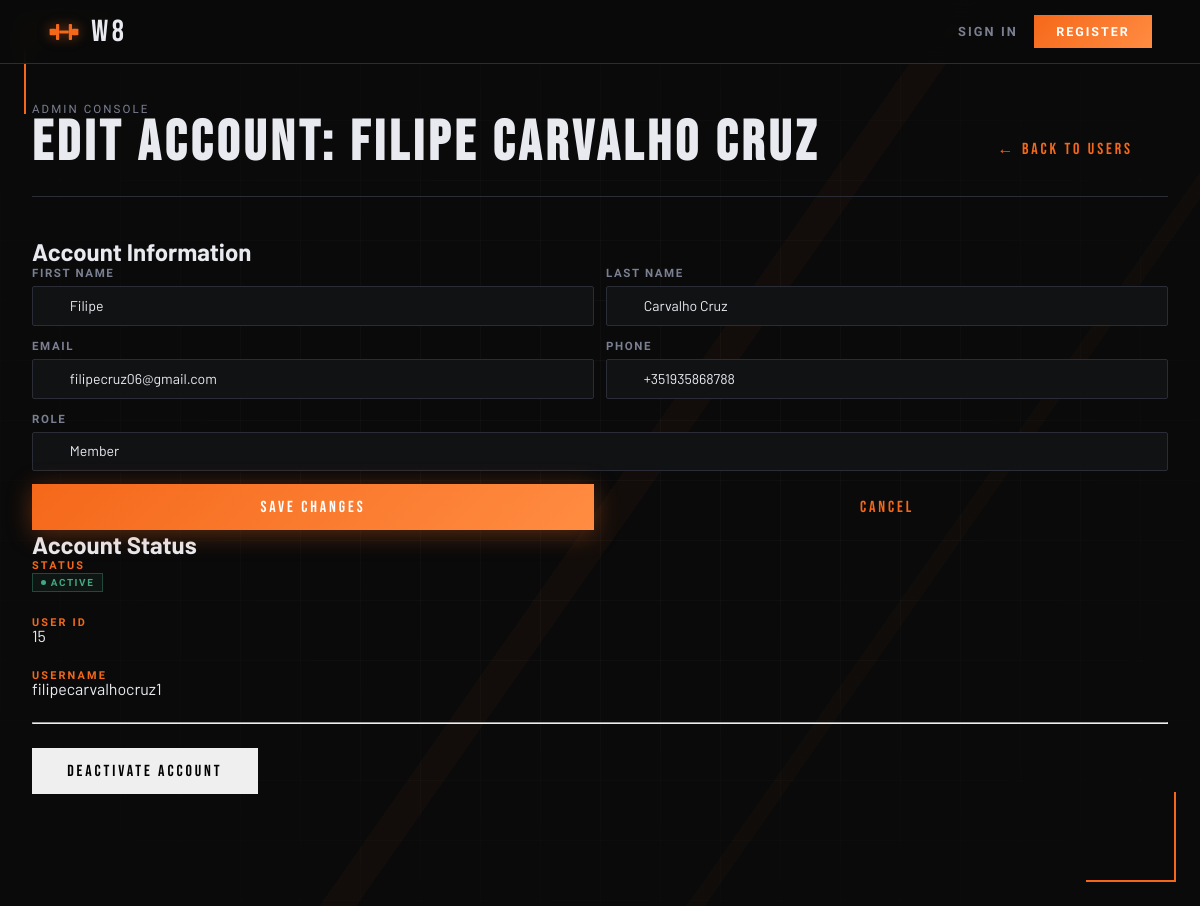
/pages/admin_edit_user.php?id=15 (signed in), run on an earlier commit of the app's database.
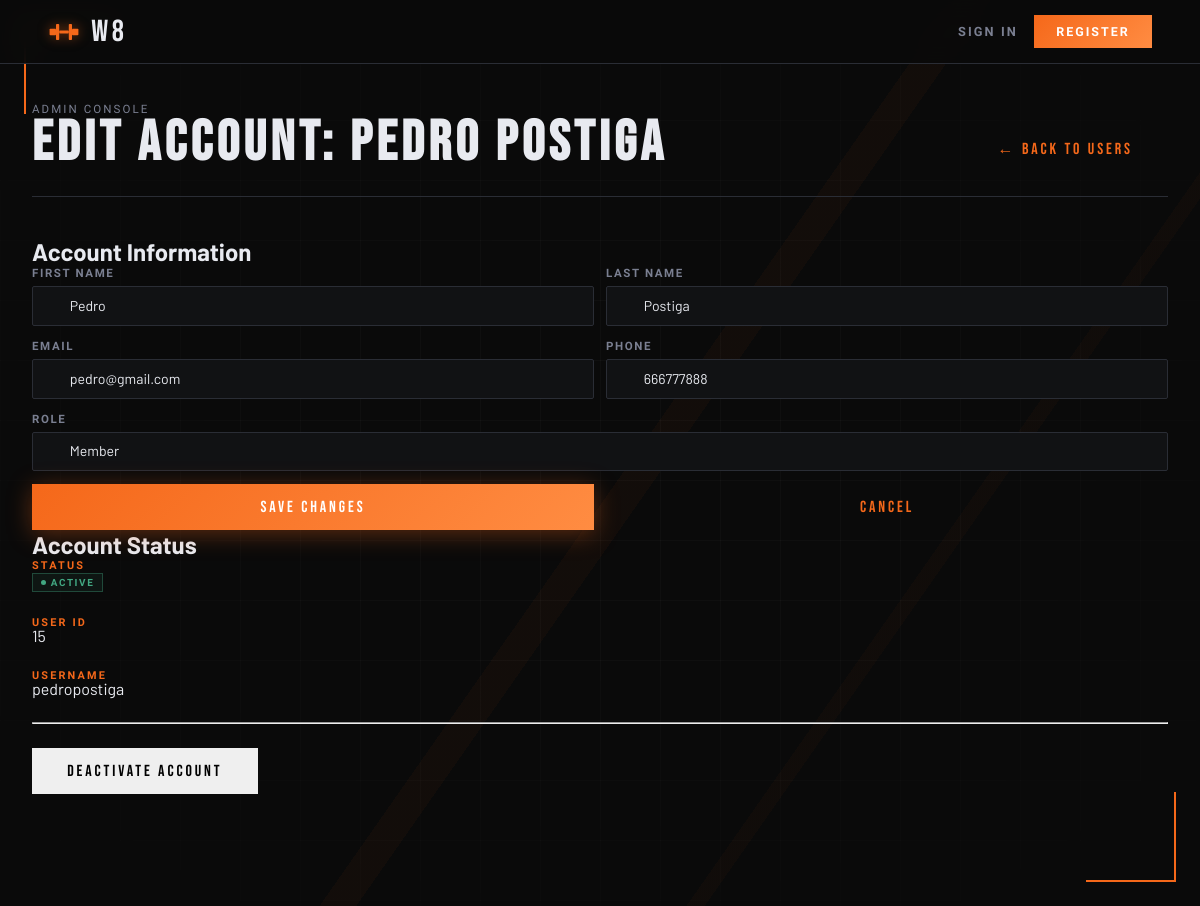
And on a later commit of the database.
### tables this page shows
CREATE TABLE users (
  id             INTEGER PRIMARY KEY AUTOINCREMENT,
  username       TEXT    NOT NULL UNIQUE,
  email          TEXT    NOT NULL UNIQUE,
  password_hash  TEXT    NOT NULL,
  first_name     TEXT    NOT NULL,
  last_name      TEXT    NOT NULL,
  phone          TEXT    DEFAULT NULL,
  date_of_birth  TEXT    DEFAULT NULL,   -- ISO-8601: YYYY-MM-DD
  photo_path     TEXT    DEFAULT NULL,   -- stored relative path
  role           TEXT    NOT NULL DEFAULT 'member'
                         CHECK (role IN ('member','trainer','admin')),
  is_active      INTEGER NOT NULL DEFAULT 1,
  created_at     TEXT    NOT NULL DEFAULT (datetime('now')),
  updated_at     TEXT    NOT NULL DEFAULT (datetime('now'))
  -- NOTE: update updated_at via UPDATE trigger or in application code
);

### config/session.php (called while the page is built, shortened)
<?php
function current_user(): ?array {
    return $_SESSION['user'] ?? null;
}
function require_login(string $redirect = '../pages/sign_in.php'): array {
    $user = current_user();
    return $user;
}
function require_role(string $role, string $redirect = '../pages/dashboard.php'): array {
    $user = require_login();
    return $user;
}
function require_admin(): array {
    return require_role('admin');
}

### pages/admin_edit_user.php (the view, shortened to what this page needs)
<?php
require_once __DIR__ . '/../config/session.php';
$admin = require_admin();
$db = get_db();
$userId = (int)($_GET['id'] ?? 0);
$stmt = $db->prepare('SELECT id, username, email, first_name, last_name, phone, role, is_active FROM users WHERE id = ?');
$stmt->execute([$userId]);
$user = $stmt->fetch();
?>
<!doctype html>
<html lang="en">
<head>
  <link rel="stylesheet" href="../css/base.css">
  <link rel="stylesheet" href="../css/components.css">
  <link rel="stylesheet" href="../css/admin.css">
</head>
<body>
  <span class="corner corner--tl"></span>
  <span class="corner corner--br"></span>
  <?php $current_page = 'admin_users'; require_once __DIR__ . '/../includes/nav.php'; ?>
  <main class="admin-layout">
    <header class="admin-header">
      <div>
        <div class="admin-header__sub">Admin Console</div>
        <h1 class="admin-header__title">Edit Account: <?= htmlspecialchars($user['first_name'] . ' ' . $user['last_name'], ENT_QUOTES, 'UTF-8') ?></h1>
      </div>
      <a href="admin_users.php" class="btn btn-ghost">← Back to Users</a>
    </header>
    <section class="admin-section">
      <div class="admin-panel admin-panel--split">
        <div class="admin-panel__block">
          <h2 class="admin-panel__title">Account Information</h2>
          <form class="form" method="post" action="../actions/admin_update_user.php" novalidate>
            <div class="form__row">
              <div class="field">
                <label class="field__label" for="edit-firstname">First Name</label>
                <input class="field__input" id="edit-firstname" name="first_name" type="text" value="<?= htmlspecialchars($user['first_name'], ENT_QUOTES, 'UTF-8') ?>" required>
              </div>
              <div class="field">
                <label class="field__label" for="edit-lastname">Last Name</label>
                <input class="field__input" id="edit-lastname" name="last_name" type="text" value="<?= htmlspecialchars($user['last_name'], ENT_QUOTES, 'UTF-8') ?>" required>
              </div>
            </div>
            <div class="form__row">
              <div class="field">
                <label class="field__label" for="edit-email">Email</label>
                <input class="field__input" id="edit-email" name="email" type="email" value="<?= htmlspecialchars($user['email'], ENT_QUOTES, 'UTF-8') ?>" required>
              </div>
              <div class="field">
                <label class="field__label" for="edit-phone">Phone</label>
                <input class="field__input" id="edit-phone" name="phone" type="tel" value="<?= htmlspecialchars($user['phone'] ?? '', ENT_QUOTES, 'UTF-8') ?>">
              </div>
            </div>
            <div class="field">
              <label class="field__label" for="edit-role">Role</label>
              <select class="field__input" id="edit-role" name="role" required>
                <option value="member" <?= $user['role'] === 'member' ? 'selected' : '' ?>>Member</option>
              </select>
            </div>
            <div class="form__row">
              <button class="btn btn-primary" type="submit">Save Changes</button>
              <a href="admin_users.php" class="btn btn-ghost">Cancel</a>
            </div>
          </form>
        </div>
        <div class="admin-panel__block">
          <h2 class="admin-panel__title">Account Status</h2>
          <div style="margin-bottom: 1.5rem;">
            <p class="form-section-label">Status</p>
            <p><?= $user['is_active'] ? '<span class="badge badge--active">Active</span>' : '<span class="badge badge--inactive">Inactive</span>' ?></p>
          </div>
          <div style="margin-bottom: 1.5rem;">
            <p class="form-section-label">User ID</p>
            <p><?= (int)$user['id'] ?></p>
          </div>
          <div style="margin-bottom: 1.5rem;">
            <p class="form-section-label">Username</p>
            <p><?= htmlspecialchars($user['username'], ENT_QUOTES, 'UTF-8') ?></p>
          </div>
          <?php if ((int)$user['id'] !== (int)$admin['id']): ?>
          <hr style="margin: 1.5rem 0;">
          <form method="post" action="../actions/admin_toggle_user.php" novalidate>
            <button class="btn btn-ghost" type="submit">
              <?= $user['is_active'] ? 'Deactivate Account' : 'Reactivate Account' ?>
            </button>
          </form>
          <?php endif; ?>
        </div>
      </div>
    </section>
  </main>
</body>
</html>

What changed in the data, as far as the page shows it:
changed users "Member": first_name+last_name "Filipe Carvalho Cruz" → "Pedro Postiga"; first_name "Filipe" → "Pedro"; last_name "Carvalho Cruz" → "Postiga"; email "filipecruz06@gmail.com" → "pedro@gmail.com"; phone "+351935868788" → "666777888"; username "filipecarvalhocruz1" → "pedropostiga"
